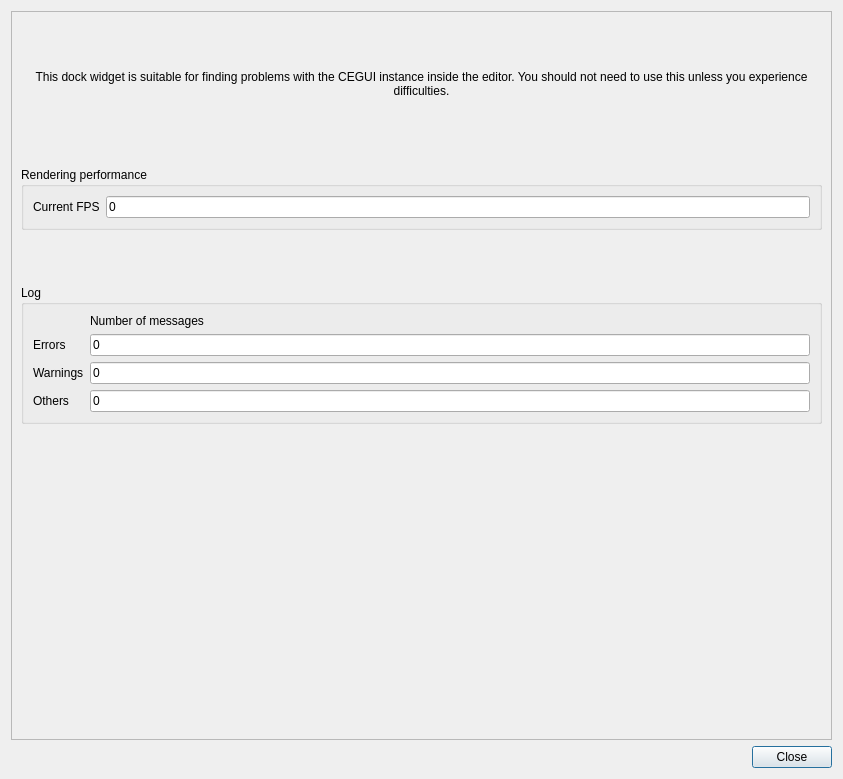
<?xml version="1.0" encoding="UTF-8"?>
<ui version="4.0">
 <class>CEGUIWidgetInfo</class>
 <widget class="QDialog" name="CEGUIWidgetInfo">
  <property name="geometry">
   <rect>
    <x>0</x>
    <y>0</y>
    <width>843</width>
    <height>779</height>
   </rect>
  </property>
  <property name="windowTitle">
   <string>CEGUI Debug Info</string>
  </property>
  <layout class="QVBoxLayout" name="verticalLayout">
   <item>
    <widget class="QScrollArea" name="scrollArea">
     <property name="widgetResizable">
      <bool>true</bool>
     </property>
     <widget class="QWidget" name="scrollAreaWidgetContents_2">
      <property name="geometry">
       <rect>
        <x>0</x>
        <y>0</y>
        <width>823</width>
        <height>722</height>
       </rect>
      </property>
      <layout class="QVBoxLayout" name="verticalLayout_2">
       <item>
        <widget class="QLabel" name="info">
         <property name="sizePolicy">
          <sizepolicy hsizetype="Preferred" vsizetype="Maximum">
           <horstretch>0</horstretch>
           <verstretch>0</verstretch>
          </sizepolicy>
         </property>
         <property name="text">
          <string>This dock widget is suitable for finding problems with the CEGUI instance inside the editor. You should not need to use this unless you experience difficulties.</string>
         </property>
         <property name="textFormat">
          <enum>Qt::PlainText</enum>
         </property>
         <property name="scaledContents">
          <bool>false</bool>
         </property>
         <property name="alignment">
          <set>Qt::AlignHCenter|Qt::AlignTop</set>
         </property>
         <property name="wordWrap">
          <bool>true</bool>
         </property>
        </widget>
       </item>
       <item>
        <widget class="QGroupBox" name="renderingPerformance">
         <property name="sizePolicy">
          <sizepolicy hsizetype="Preferred" vsizetype="Fixed">
           <horstretch>0</horstretch>
           <verstretch>0</verstretch>
          </sizepolicy>
         </property>
         <property name="title">
          <string>Rendering performance</string>
         </property>
         <layout class="QGridLayout" name="gridLayout_3">
          <item row="0" column="1">
           <widget class="QLineEdit" name="currentFPSBox">
            <property name="toolTip">
             <string>FPS means how many times the CEGUI widget gets rerendered per second</string>
            </property>
            <property name="text">
             <string>0</string>
            </property>
            <property name="frame">
             <bool>true</bool>
            </property>
            <property name="readOnly">
             <bool>true</bool>
            </property>
           </widget>
          </item>
          <item row="0" column="0">
           <widget class="QLabel" name="currentFPSLabel">
            <property name="text">
             <string>Current FPS</string>
            </property>
            <property name="buddy">
             <cstring>currentFPSBox</cstring>
            </property>
           </widget>
          </item>
         </layout>
        </widget>
       </item>
       <item>
        <widget class="QGroupBox" name="log">
         <property name="sizePolicy">
          <sizepolicy hsizetype="Preferred" vsizetype="Fixed">
           <horstretch>0</horstretch>
           <verstretch>0</verstretch>
          </sizepolicy>
         </property>
         <property name="title">
          <string>Log</string>
         </property>
         <layout class="QGridLayout" name="gridLayout_4">
          <item row="1" column="0">
           <widget class="QLabel" name="errorsLabel">
            <property name="text">
             <string>Errors</string>
            </property>
            <property name="buddy">
             <cstring>errorsBox</cstring>
            </property>
           </widget>
          </item>
          <item row="1" column="1">
           <widget class="QLineEdit" name="errorsBox">
            <property name="text">
             <string>0</string>
            </property>
            <property name="readOnly">
             <bool>true</bool>
            </property>
           </widget>
          </item>
          <item row="2" column="0">
           <widget class="QLabel" name="warningsLabel">
            <property name="text">
             <string>Warnings</string>
            </property>
            <property name="buddy">
             <cstring>warningsBox</cstring>
            </property>
           </widget>
          </item>
          <item row="2" column="1">
           <widget class="QLineEdit" name="warningsBox">
            <property name="text">
             <string>0</string>
            </property>
            <property name="readOnly">
             <bool>true</bool>
            </property>
           </widget>
          </item>
          <item row="3" column="1">
           <widget class="QLineEdit" name="othersBox">
            <property name="text">
             <string>0</string>
            </property>
            <property name="readOnly">
             <bool>true</bool>
            </property>
           </widget>
          </item>
          <item row="0" column="1">
           <widget class="QLabel" name="label">
            <property name="sizePolicy">
             <sizepolicy hsizetype="Preferred" vsizetype="Maximum">
              <horstretch>0</horstretch>
              <verstretch>0</verstretch>
             </sizepolicy>
            </property>
            <property name="text">
             <string>Number of messages</string>
            </property>
           </widget>
          </item>
          <item row="3" column="0">
           <widget class="QLabel" name="othersLabel">
            <property name="text">
             <string>Others</string>
            </property>
            <property name="buddy">
             <cstring>othersBox</cstring>
            </property>
           </widget>
          </item>
         </layout>
        </widget>
       </item>
       <item>
        <widget class="QWidget" name="logViewArea" native="true">
         <property name="sizePolicy">
          <sizepolicy hsizetype="Preferred" vsizetype="Fixed">
           <horstretch>0</horstretch>
           <verstretch>0</verstretch>
          </sizepolicy>
         </property>
         <property name="minimumSize">
          <size>
           <width>0</width>
           <height>200</height>
          </size>
         </property>
        </widget>
       </item>
      </layout>
     </widget>
    </widget>
   </item>
   <item>
    <widget class="QWidget" name="bottomButtonBox" native="true">
     <property name="sizePolicy">
      <sizepolicy hsizetype="Preferred" vsizetype="Maximum">
       <horstretch>0</horstretch>
       <verstretch>0</verstretch>
      </sizepolicy>
     </property>
     <layout class="QHBoxLayout" name="horizontalLayout_2">
      <property name="spacing">
       <number>0</number>
      </property>
      <property name="margin">
       <number>0</number>
      </property>
      <item>
       <spacer name="horizontalSpacer">
        <property name="orientation">
         <enum>Qt::Horizontal</enum>
        </property>
        <property name="sizeHint" stdset="0">
         <size>
          <width>40</width>
          <height>20</height>
         </size>
        </property>
       </spacer>
      </item>
      <item>
       <widget class="QPushButton" name="closeButton">
        <property name="text">
         <string>Close</string>
        </property>
       </widget>
      </item>
     </layout>
    </widget>
   </item>
  </layout>
 </widget>
 <resources/>
 <connections>
  <connection>
   <sender>closeButton</sender>
   <signal>clicked()</signal>
   <receiver>CEGUIWidgetInfo</receiver>
   <slot>close()</slot>
   <hints>
    <hint type="sourcelabel">
     <x>751</x>
     <y>793</y>
    </hint>
    <hint type="destinationlabel">
     <x>406</x>
     <y>413</y>
    </hint>
   </hints>
  </connection>
 </connections>
</ui>
